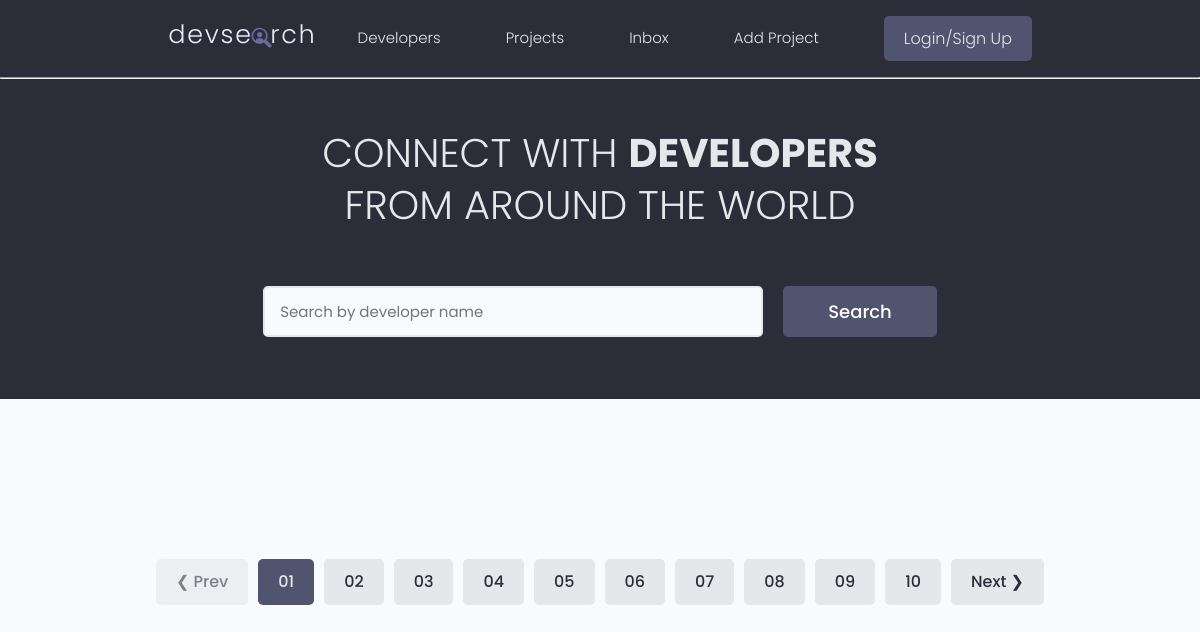
The app's page /, older data.
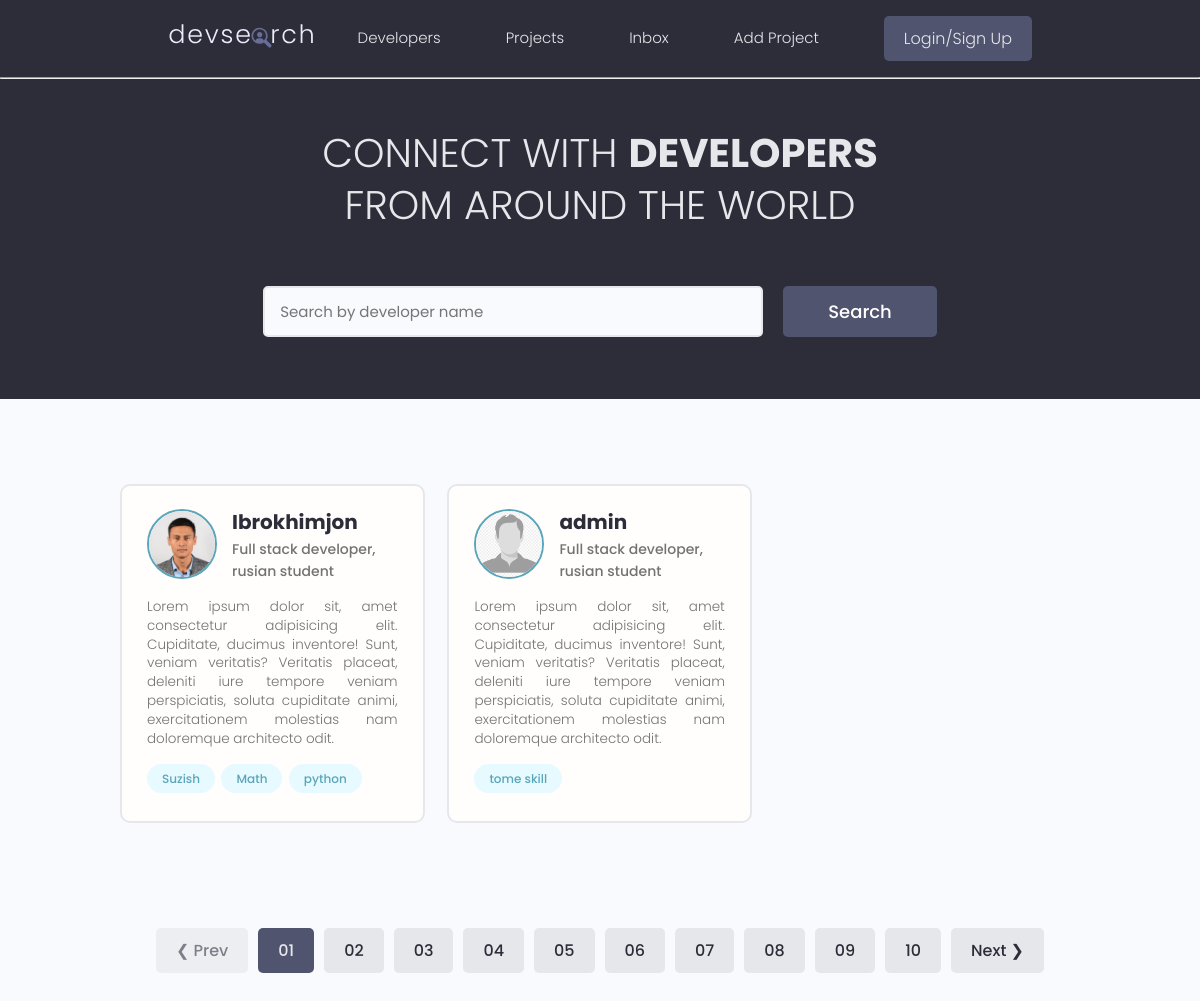
The same page, newer data.
### users/models.py (models this page shows, shortened)
class Profile(models.Model):
    id  = models.UUIDField(default=uuid.uuid4, primary_key=True, unique=True, editable=False)
    user = models.OneToOneField(User, on_delete=models.CASCADE)
    name = models.CharField(max_length=200, null=True, blank=True)
    email = models.CharField(max_length=300, null=True, blank=True)
    username = models.CharField(max_length=300, null=True, blank=True)
    headline = models.CharField(max_length=300, null=True, blank=True)
    bio = models.CharField(max_length=300, null=True, blank=True)
    location = models.CharField(max_length=300, null=True, blank=True)
    profile_image = models.ImageField(null=True, blank=True, default='profiles/defaultprofileimage.png', upload_to='profiles/')
    social_github = models.CharField(max_length=200, blank=True, null=True)
    social_twitter = models.CharField(max_length=200, blank=True, null=True)
    social_linkedin = models.CharField(max_length=200, blank=True, null=True)
    social_youtube = models.CharField(max_length=200, blank=True, null=True)
    social_website = models.CharField(max_length=200, blank=True, null=True)
    created = models.DateTimeField(auto_now_add=True)

class Skill(models.Model):
    owner = models.ForeignKey(Profile, on_delete=models.CASCADE, null=True, blank=True)
    name = models.CharField(max_length=200, blank=True, null=True)
    description = models.TextField(null=True, blank=True)
    created = models.DateTimeField(auto_now_add=True)
    id = models.UUIDField(default=uuid.uuid4, unique=True, primary_key=True, editable=False)
    def __str__(self) -> str:
        return self.name

### users/views.py (the view)
# urls.py: path('', profiles, name='profiles'),
def profiles(request):
    profiles = Profile.objects.all()
    return render(request, 'profile/profiles.html', {'profiles':profiles})

### users/templates/profile/profiles.html (shortened to what this page needs)
{% extends 'main.html'%}
{% block content%}
<main class="home">
    <section class="hero-section text-center">
      <div class="container container--narrow">
        <div class="hero-section__box">
          <h2>CONNECT WITH <span>DEVELOPERS</span></h2>
          <h2>FROM AROUND THE WORLD</h2>
        </div>
        <div class="hero-section__search">
          <form class="form" action="#" method="get">
            <div class="form__field">
              <input class="input input--text" id="formInput#search" type="text" name="text"
                placeholder="Search by developer name" />
            </div>
            <input class="btn btn--sub btn--lg" type="submit" value="Search" />
          </form>
        </div>
      </div>
    </section>
    <section class="devlist">
      <div class="container">
        <div class="grid grid--three">
            {%for profile in profiles%}
          <div class="column card">
            <div class="dev">
              <a href="/profile.html" class="card__body">
                <div class="dev__profile">
                  <img class="avatar avatar--md" src="{{profile.profile_image.url}}" alt="image" />
                  <div class="dev__meta">
                    <h3>{{profile.name}}</h3>
                    <h5>{{profile.bio}}</h5>
                  </div>
                </div>
                <p class="dev__info">
                  Lorem ipsum dolor sit, amet consectetur adipisicing elit. Cupiditate, ducimus inventore! Sunt,
                  veniam veritatis? Veritatis placeat, deleniti iure tempore veniam perspiciatis, soluta cupiditate
                  animi, exercitationem molestias nam doloremque architecto odit.
                </p>
                <div class="dev__skills">
                    {% for skill in profile.skill_set.all|slice:"5" %}
                    <span class="tag tag--pill tag--main">
                        <small>{{skill}}</small>
                    </span>
                    {% endfor %}
                </div>
              </a>
            </div>
          </div>
          {%endfor%}
        </div>
      </div>
    </section>
    <div class="pagination">
      <ul class="container">
        <li><a href="#" class="btn btn--disabled">&#10094; Prev</a></li>
        <li><a href="#" class="btn btn--sub">01</a></li>
        <li><a href="#" class="btn">02</a></li>
        <li><a href="#" class="btn">03</a></li>
        <li><a href="#" class="btn">04</a></li>
        <li><a href="#" class="btn">05</a></li>
        <li><a href="#" class="btn">06</a></li>
        <li><a href="#" class="btn">07</a></li>
        <li><a href="#" class="btn">08</a></li>
        <li><a href="#" class="btn">09</a></li>
        <li><a href="#" class="btn">10</a></li>
        <li><a href="#" class="btn">Next &#10095;</a></li>
      </ul>
    </div>
  </main>
{% endblock content %}

### templates/main.html (shortened to what this page needs)
<!DOCTYPE html>
{% load static %}
<html lang="en">
<head>
    <head>
        <link rel="stylesheet" href="https://cdn.iconmonstr.com/1.3.0/css/iconmonstr-iconic-font.min.css" />
        <link rel="stylesheet" href="{% static 'uikit/styles/uikit.css' %}" />
        <link rel="stylesheet" href="{% static 'styles/app.css' %}" />
      </head>
</head>
<body>
    {% include 'navbar.html' %}
    {% block content %}
    {% endblock content%}
</body>
</html>

### templates/navbar.html (shortened to what this page needs)
{% load static %}
<header class="header">
    <div class="container container--narrow">
      <a href="{% url 'profiles' %}" class="header__logo">
        <img src="/images/logo.svg" alt="DevSearch Logo" />
      </a>
      <nav class="header__nav">
        <ul class="header__menu">
          <li class="header__menuItem"><a href="{%url 'profiles' %}">Developers</a></li>
          <li class="header__menuItem"><a href="{% url 'projects' %}">Projects</a></li>
          <li class="header__menuItem"><a href="">Inbox</a></li>
          <li class="header__menuItem"><a href="{% url 'create-project'%}">Add Project</a></li>
          <li class="header__menuItem"><a href="" class="btn btn--sub">Login/Sign Up</a></li>
        </ul>
      </nav>
    </div>
  </header>
  <hr>

### static/styles/app.css (style rules this page uses)
:root { --color-sub: #2d2d39; }
.btn--sub { background-color: var(--color-sub-light); }
.card { border: 2px solid var(--color-light); }
img { width: 100%; }
.header { position: sticky; z-index: 111; background-color: var(--color-sub); padding: 1.5rem 0; }
.header > .container { display: flex; justify-content: space-between; align-items: center; }
.header__logo > img { height: 3.8rem; }
.header__nav > ul { display: inline-flex; align-items: center; list-style: none; gap: 6.5rem; }
.header__menuItem > a { color: var(--color-light); font-weight: 300; }
.hero-section { height: 40vh; display: flex; align-items: center; background-color: var(--color-sub); }
.hero-section__box { margin-bottom: 4rem; }
.hero-section__box > h2, .hero-section__box > h2 > span { font-size: 4rem; color: var(--color-light); line-height: 1.3; text-transform: uppercase; }
.hero-section__box > h2 { font-weight: 300; }
.hero-section__box > h2 > span { font-weight: 700; }
.hero-section__search > .form { display: flex; align-items: center; justify-content: center; gap: 2rem; }
.hero-section__search > .form input.input--text { width: 50rem; }
.devlist { margin-top: 8rem; }
.devlist .grid { align-items: stretch; }
.devlist .dev .dev__profile { display: flex; align-items: center; gap: 1.5rem; }
.devlist .dev .dev__meta h3 { color: var(--color-sub); font-size: 2rem; font-weight: 700; }
.devlist .dev .dev__meta h5 { color: var(--color-text); font-size: 1.4rem; font-weight: 500; }
.devlist .dev .dev__info { margin: 1.5rem 0; font-size: 1.35rem; line-height: 1.4; text-align: justify; }
.pagination { margin-top: 8rem; margin-bottom: 10rem; }
.pagination > ul { flex-wrap: wrap; list-style: none; display: flex; align-items: center; justify-content: center; gap: 1rem; }
.pagination .btn { color: var(--color-sub); }
.pagination .btn.btn--sub { color: var(--color-light); }

### static/uikit/styles/modules/_variables.css (style rules this page uses)
:root { --color-main: #5aa5b9; --color-main-light: #e6faff; --color-sub: #3f4156; --color-sub-light: #51546e; --color-sub-lighter: #ededfd; --color-text: #737373; --color-gray: #8b8b8b; --color-light: #e5e7eb; --color-light-gray: #767676; --color-bg: #f8fafd; --color-white: #fffefd; --color-white-light: #f3f3f3; --color-success: #359e64; --color-success-bg: #def8e8; --color-error: #fc4b0b; --color-error-bg: #fff2ee; --font-base: 'Poppins', arial, helvetica, 'Segoe UI', roboto, ubuntu, sans-serif; --font-monospace: 'Fira Code', 'Courier New', courier, monospace; --font-regular: 300; --font-medium: 500; --font-bold: 700; --generic-shadow: 1px 1px 5px #00000010; --generic-transition: all 0.3s ease-in-out; }

### static/uikit/styles/modules/_base.css (style rules this page uses)
* { margin: 0; padding: 0; box-sizing: border-box; text-rendering: optimizeLegibility; color: inherit; font-size: inherit; }
html { font-size: 50%; }
@media only screen and (min-width: 480px) { html { font-size: 56.25%; } }
@media only screen and (min-width: 1200px) { html { font-size: 62.5%; } }
body { line-height: 1.6; font-weight: 400; font-size: 1.5rem; color: var(--color-text); background-color: var(--color-bg); min-height: 100vh; }

### static/uikit/styles/modules/_typography.css (style rules this page uses)
* { font-family: var(--font-base); }
h2 { font-size: 3.6rem; font-weight: var(--font-bold); }
h3 { font-size: 3.2rem; font-weight: var(--font-medium); }
h5 { font-size: 2.4rem; font-weight: var(--font-medium); }
h5, h6 { font-weight: var(--font-regular); }
p, span, strong { font-size: 1.6rem; color: var(--color-text); font-weight: var(--font-regular); }
a { padding-bottom: 2px; text-decoration: none; display: inline-block; color: var(--color-main); font-weight: var(--font-medium); }

### static/uikit/styles/modules/_utilities.css (style rules this page uses)
.container { width: 92%; max-width: 165rem; margin: 0 auto; box-sizing: border-box; }
.container--narrow { width: 92%; max-width: 120rem; }
@media screen and (min-width: 1000px) { .container { width: 90%; } }
@media screen and (min-width: 1000px) { .container--narrow { width: 85%; } }
@media screen and (min-width: 1200px) { .container { width: 80%; } }
@media screen and (min-width: 1200px) { .container--narrow { width: 72%; } }
.text-center { text-align: center; }

### static/uikit/styles/modules/_avatar.css (style rules this page uses)
.avatar { border-radius: 50%; border: 2px solid var(--color-main); object-fit: cover; }
.avatar--md { height: 7rem; width: 7rem; }

### static/uikit/styles/modules/_card.css (style rules this page uses)
.card { border-radius: 1rem; background-color: var(--color-white); border: 1.5px solid var(--color-light); width: auto; height: auto; margin-top: 0.5rem; margin-bottom: 0.5rem; overflow: hidden; }
.card__body, .card__header { padding: 2rem 2.5rem; }

Row changes from the older to the newer data that the page shows:
added Profile: profile_image (picture), name "Ibrokhimjon", bio "Full stack developer, rusian student"
added Skill: name "Suzish", shown under "Ibrokhimjon"
added Skill: name "Math", shown under "Ibrokhimjon"
added Skill: name "python", shown under "Ibrokhimjon"
added Profile: profile_image (placeholder picture), name "admin", bio "Full stack developer, rusian student"
added Skill: name "tome skill", shown under "admin"
